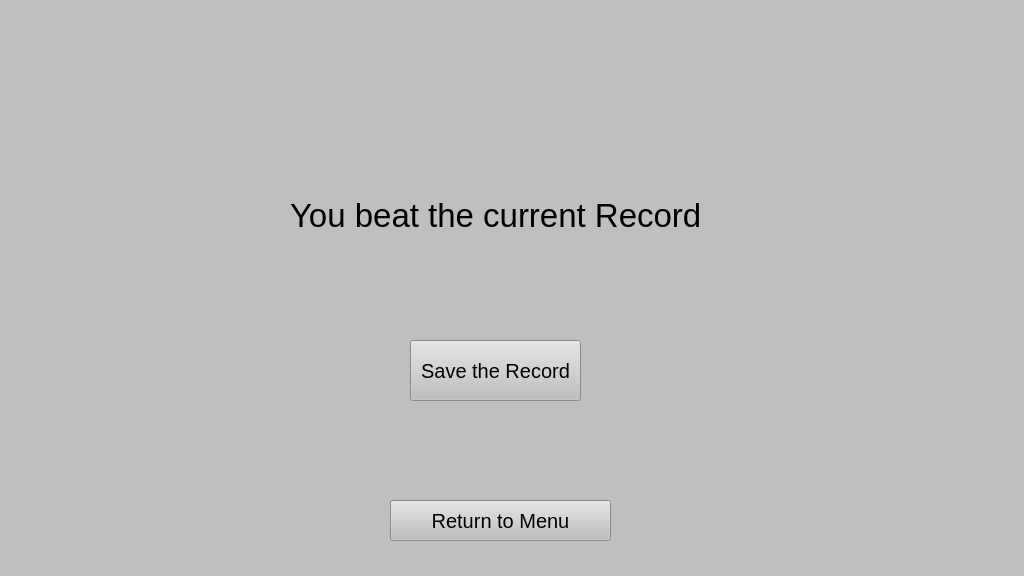
<?xml version="1.0" encoding="UTF-8"?>
<ui version="4.0">
 <class>RecordWidget</class>
 <widget class="QWidget" name="RecordWidget">
  <property name="geometry">
   <rect>
    <x>0</x>
    <y>0</y>
    <width>1024</width>
    <height>576</height>
   </rect>
  </property>
  <property name="minimumSize">
   <size>
    <width>1024</width>
    <height>576</height>
   </size>
  </property>
  <property name="maximumSize">
   <size>
    <width>1024</width>
    <height>576</height>
   </size>
  </property>
  <property name="windowTitle">
   <string>Form</string>
  </property>
  <property name="styleSheet">
   <string notr="true">background-color:  rgb(191, 191, 191)</string>
  </property>
  <widget class="QPushButton" name="load">
   <property name="enabled">
    <bool>true</bool>
   </property>
   <property name="geometry">
    <rect>
     <x>410</x>
     <y>340</y>
     <width>171</width>
     <height>61</height>
    </rect>
   </property>
   <property name="font">
    <font>
     <pointsize>15</pointsize>
    </font>
   </property>
   <property name="text">
    <string>Save the Record</string>
   </property>
  </widget>
  <widget class="QLabel" name="bestresult">
   <property name="enabled">
    <bool>true</bool>
   </property>
   <property name="geometry">
    <rect>
     <x>290</x>
     <y>160</y>
     <width>431</width>
     <height>111</height>
    </rect>
   </property>
   <property name="font">
    <font>
     <pointsize>25</pointsize>
    </font>
   </property>
   <property name="text">
    <string>You beat the current Record</string>
   </property>
  </widget>
  <widget class="QPushButton" name="pushButton">
   <property name="geometry">
    <rect>
     <x>390</x>
     <y>500</y>
     <width>221</width>
     <height>41</height>
    </rect>
   </property>
   <property name="font">
    <font>
     <pointsize>15</pointsize>
    </font>
   </property>
   <property name="text">
    <string>Return to Menu</string>
   </property>
  </widget>
 </widget>
 <resources/>
 <connections/>
</ui>
